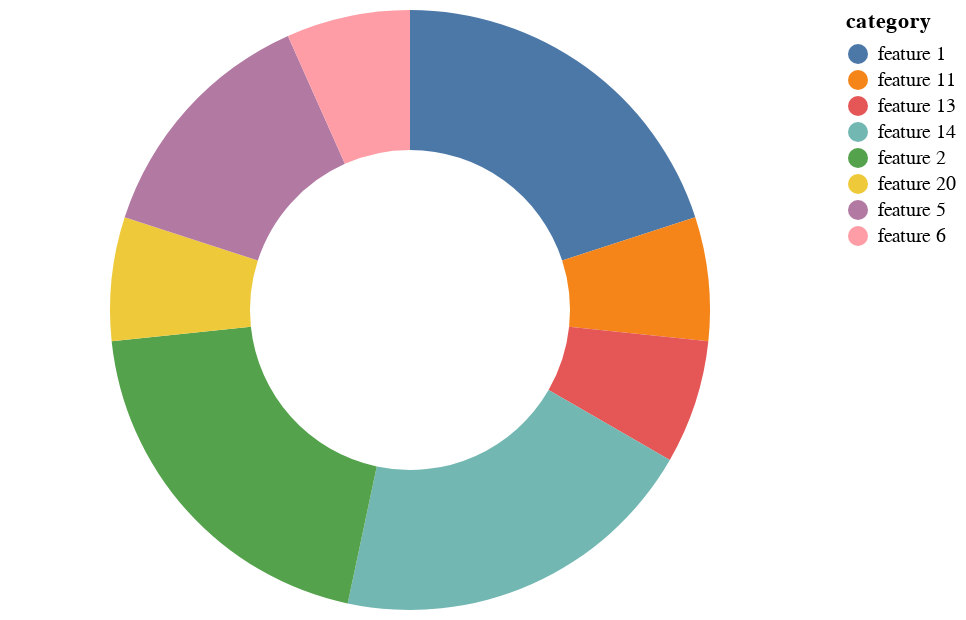

Vega-Lite specification stored for this chart:
### Vega-Lite specification from a JSON file in a GitHub repository (floating-point values rounded to 4 significant figures)
{"config": {"view": {"continuousWidth": 400, "continuousHeight": 300}}, "data": {"name": "data-11c0cdc1ea556c25a69c255fd4303d2f"}, "mark": {"type": "arc", "innerRadius": 80}, "encoding": {"color": {"field": "category", "type": "nominal"}, "theta": {"field": "weights", "type": "quantitative"}}, "$schema": "https://vega.github.io/schema/vega-lite/v4.17.0.json", "datasets": {"data-11c0cdc1ea556c25a69c255fd4303d2f": [{"category": "feature 1", "weights": 0.15}, {"category": "feature 11", "weights": 0.05}, {"category": "feature 13", "weights": 0.04999}, {"category": "feature 14", "weights": 0.15}, {"category": "feature 2", "weights": 0.15}, {"category": "feature 20", "weights": 0.04999}, {"category": "feature 5", "weights": 0.1}, {"category": "feature 6", "weights": 0.05001}]}}
